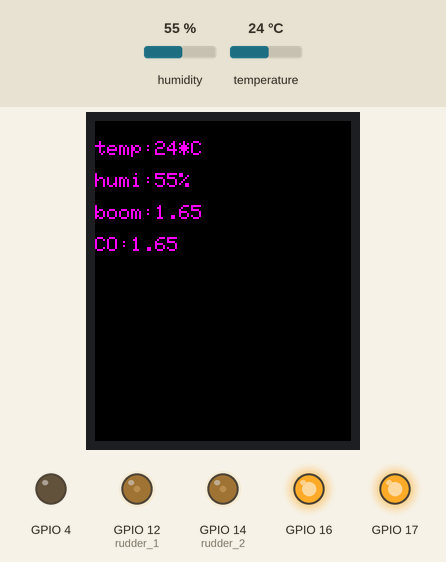
Recording of a program running on a simulated ESP32 board running MicroPython. Shown: 128×160 colour display, output pins drawn as LEDs (lit = HIGH). The test bench sets the inputs (shaded band); at power-on: humidity 55 %, temperature 24 °C. Files the program writes start out absent; library files of the repository ran but are not shown: ST7735.py, sysfont.py; pins used as bus, display or sensor lines are not drawn; what the program prints to the serial console is not drawn. At 3.1 s the program stops and its outputs stay as they are.

Above: at 0.2 s.
Timing chart, 0 to 1.7 s (numbered marks = the images above):
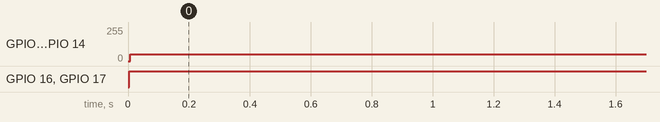

The program:

state.py
```python
import json
import time
from ST7735 import TFT
from sysfont import sysfont
from machine import SPI,Pin,PWM,ADC
from dht import DHT11
import gc


spi = SPI(2, baudrate=20000000, polarity=0, phase=0, sck=Pin(18), mosi=Pin(5), miso=Pin(13))
tft=TFT(spi,16,17,4)
tft.initr()
tft.rgb(True)
height = 10

adc_boom=ADC(Pin(34,Pin.IN))
adc_co=ADC(Pin(35,Pin.IN))
adc_boom.atten(ADC.ATTN_11DB)
adc_co.atten(ADC.ATTN_11DB)

dht_temp_humi = DHT11(Pin(23))

rudder_1 = PWM(Pin(12))
rudder_1.freq(50)
rudder_2 = PWM(Pin(14))
rudder_2.freq(50)

rudder_1.duty(200)
rudder_2.duty(200)

aqi_in_the_room={}

def state_ch_aqi_out(aqi_out_of_door:str):
    with open("./state.json","r", encoding="utf-8") as file:
        state_dict = json.load(file)
        state_dict["params"]["aqi_out_of_door"] = aqi_out_of_door
    with open("./state.json","w", encoding="utf-8") as file:
        json.dump(state_dict, file)

def state_ch_aqi_in(aqi_in_the_room:str):
    with open("./state.json","r", encoding="utf-8") as file:
        state_dict = json.load(file)
        state_dict["params"]["aqi_in_the_room"] = aqi_in_the_room
    with open("./state.json","w", encoding="utf-8") as file:
        json.dump(state_dict, file)
def state_ch_win_state(win_state:bool):
    if win_state:
        rudder_1.duty(int(1.5/20*1023))
        rudder_2.duty(int(1.5/20*1023))
    else:
        rudder_1.duty(int(0.5/20*1023))
        rudder_2.duty(int(0.5/20*1023))
    with open("./state.json","r", encoding="utf-8") as file:
        state_dict = json.load(file)
        state_dict["params"]["win_state"] = win_state
    with open("./state.json","w", encoding="utf-8") as file:
        json.dump(state_dict, file)

def get_temp_and_humi():
    global height
    try:
        dht_temp_humi.measure()
        aqi_in_the_room["temp"] = dht_temp_humi.temperature()
        tft.text((0, height), "temp:"+str(aqi_in_the_room["temp"])+"*C", TFT.PURPLE, sysfont)
        height += sysfont["Height"] * 2
        aqi_in_the_room["humi"] = dht_temp_humi.humidity()
        tft.text((0, height), "humi:"+str(aqi_in_the_room["humi"])+"%", TFT.PURPLE, sysfont)
        height += sysfont["Height"] * 2
        print("temp:",dht_temp_humi.temperature(),'°C')
        print("humi:",dht_temp_humi.humidity(),'%')
    except Exception as e:
        print(e)

def get_aqi_in_room():
    global height
    try:
        aqi_in_the_room["boom"] = adc_boom.read()/4095*3.3
        print(aqi_in_the_room["boom"])
        print(type(aqi_in_the_room["boom"]))
        print(aqi_in_the_room["boom"]>2.0)
        if aqi_in_the_room["boom"]>2.0:
            gc.collect()
            print(gc.mem_free())
            import umail
            smtp = umail.SMTP('smtp.qq.com', 465,ssl=True)
            smtp.login('715640167@qq.com', 'tihpmboxgjdabbdg')    #xxxx为授权码
            smtp.to('715640167@qq.com')
            smtp.write("From: Win <715640167@qq.com>\n")
            smtp.write("To: Master <715640167@qq.com>\n")
            smtp.write("Subject: Warnning\n\n")
            smtp.write("可燃气体浓度超标，警惕爆炸.\n")
            smtp.write("请及时处理（2分钟后自动开窗）.\n")
            smtp.write("...\n")
            smtp.send()
            smtp.quit()
        print("boom:"+str('%.2f'%(+aqi_in_the_room["boom"])))
        tft.text((0, height), "boom:"+str('%.2f'%(+aqi_in_the_room["boom"])), TFT.PURPLE, sysfont)
        height += sysfont["Height"] * 2
    except Exception as e:
        print("get_aqi_in_room_1",e)
    try:
        aqi_in_the_room["CO"] = adc_co.read()/4095*3.3
        if aqi_in_the_room["CO"]>2.0:
            gc.collect()
            import umail
            smtp = umail.SMTP('smtp.qq.com', 465,ssl=True)
            smtp.login('715640167@qq.com', 'tihpmboxgjdabbdg')    #xxxx为授权码
            smtp.to('71640167@qq.com')
            smtp.write("From: Win <715640167@qq.com>\n")
            smtp.write("To: Master <715640167@qq.com>\n")
            smtp.write("Subject: Warnning\n\n")
            smtp.write("CO浓度超标，警惕中毒.\n")
            smtp.write("请及时打开窗户（2分钟后自动开开窗通风）\n")
            smtp.write("...\n")
            smtp.send()
            smtp.quit()

        print("CO:"+str('%.2f'%(+aqi_in_the_room["CO"])))
        tft.text((0, height), "CO:"+str('%.2f'%(+aqi_in_the_room["CO"])), TFT.PURPLE, sysfont)
        height += sysfont["Height"] * 2
    except Exception as e:
        print("get_aqi_in_room_2",e)

def get_aqi_out_of_room():
    gc.collect()
    import urequests
    import config
    res = urequests.get(config.url)
    res.encoding = "utf-8"
    aqi = res.json()['result']['realtime']['air_quality']
    aqi['aqi'] = aqi['aqi']['chn']
    aqi['description'] = aqi['description']['chn']
    state_ch_aqi_out(json.dumps(aqi))

def state_check():
    global angle_1,angle_2,height
    tft.fill(TFT.BLACK)
    get_temp_and_humi()
    get_aqi_in_room()
    height = 10
    state_ch_aqi_in(json.dumps(aqi_in_the_room))
    #rudder_1.duty(int((0.5+angle_1/90)/20*1023))          # set duty cycle
    #angle_1=(angle_1 + 45)%225
    #rudder_2.duty(int((0.5+angle_2/90)/20*1023))          # set duty cycle
    #angle_2=(angle_2 + 45)%225

    time.sleep(3)

state_check()
```

Measured:
- by itself, GPIO 12 (rudder_1), GPIO 14 (rudder_2): 0/255 → 50/255 at 0.01 s
- by itself, GPIO 16, GPIO 17: LOW → HIGH at 0.00 s
